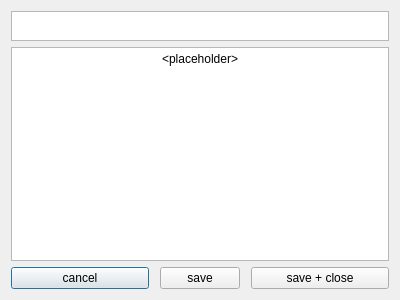
<?xml version="1.0" encoding="UTF-8"?>
<ui version="4.0">
 <class>buttonEdit</class>
 <widget class="QDialog" name="buttonEdit">
  <property name="geometry">
   <rect>
    <x>0</x>
    <y>0</y>
    <width>400</width>
    <height>300</height>
   </rect>
  </property>
  <property name="windowTitle">
   <string>Dialog</string>
  </property>
  <layout class="QVBoxLayout" name="verticalLayout" stretch="1,20,1">
   <item>
    <widget class="QTextEdit" name="editTitle">
     <property name="enabled">
      <bool>true</bool>
     </property>
     <property name="sizePolicy">
      <sizepolicy hsizetype="Expanding" vsizetype="Expanding">
       <horstretch>0</horstretch>
       <verstretch>0</verstretch>
      </sizepolicy>
     </property>
     <property name="minimumSize">
      <size>
       <width>0</width>
       <height>30</height>
      </size>
     </property>
     <property name="maximumSize">
      <size>
       <width>16777215</width>
       <height>30</height>
      </size>
     </property>
    </widget>
   </item>
   <item>
    <widget class="QTextEdit" name="editContent">
     <property name="html">
      <string>&lt;!DOCTYPE HTML PUBLIC &quot;-//W3C//DTD HTML 4.0//EN&quot; &quot;http://www.w3.org/TR/REC-html40/strict.dtd&quot;&gt;
&lt;html&gt;&lt;head&gt;&lt;meta name=&quot;qrichtext&quot; content=&quot;1&quot; /&gt;&lt;meta charset=&quot;utf-8&quot; /&gt;&lt;style type=&quot;text/css&quot;&gt;
p, li { white-space: pre-wrap; }
hr { height: 1px; border-width: 0; }
li.unchecked::marker { content: &quot;\2610&quot;; }
li.checked::marker { content: &quot;\2612&quot;; }
&lt;/style&gt;&lt;/head&gt;&lt;body style=&quot; font-family:'Noto Sans'; font-size:9pt; font-weight:400; font-style:normal;&quot;&gt;
&lt;p align=&quot;center&quot; style=&quot; margin-top:0px; margin-bottom:0px; margin-left:0px; margin-right:0px; -qt-block-indent:0; text-indent:0px;&quot;&gt;&amp;lt;placeholder&amp;gt;&lt;/p&gt;&lt;/body&gt;&lt;/html&gt;</string>
     </property>
    </widget>
   </item>
   <item>
    <layout class="QHBoxLayout" name="hLayout" stretch="30,1,10,1,30">
     <item>
      <widget class="QPushButton" name="btnCancel">
       <property name="text">
        <string>cancel</string>
       </property>
      </widget>
     </item>
     <item>
      <spacer name="hSpace1">
       <property name="orientation">
        <enum>Qt::Orientation::Horizontal</enum>
       </property>
       <property name="sizeHint" stdset="0">
        <size>
         <width>40</width>
         <height>20</height>
        </size>
       </property>
      </spacer>
     </item>
     <item>
      <widget class="QPushButton" name="btnSaveOnly">
       <property name="text">
        <string>save</string>
       </property>
      </widget>
     </item>
     <item>
      <spacer name="hSpace2">
       <property name="orientation">
        <enum>Qt::Orientation::Horizontal</enum>
       </property>
       <property name="sizeHint" stdset="0">
        <size>
         <width>40</width>
         <height>20</height>
        </size>
       </property>
      </spacer>
     </item>
     <item>
      <widget class="QPushButton" name="btnSaveAndClose">
       <property name="text">
        <string>save + close</string>
       </property>
      </widget>
     </item>
    </layout>
   </item>
  </layout>
 </widget>
 <resources/>
 <connections/>
</ui>
